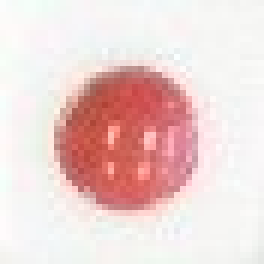
//> input picture arukuka/src/temp_1.png, 44 x 44 px (shown 6 times larger)
$ ./main temp_1.png   (built with g++ and OpenCV 4)
//> lines starting //> are read from the running program, lines starting //| are printed output that depends on the picture; after the words box and inside, x2 and y2 are one past the last pixel; in counts of white or black regions, pixels touching at a corner belong together
#include <opencv2/core/core.hpp>
#include <opencv2/imgproc/imgproc.hpp>
#include <opencv2/highgui/highgui.hpp>
#include <iostream>
#include <thread>
#include <vector>
#include <map>
#include <cmath>

#ifdef _WIN32
#ifdef _DEBUG
	#pragma comment(lib,"opencv_core242d.lib")
	#pragma comment(lib,"opencv_imgproc242d.lib")
	#pragma comment(lib,"opencv_highgui242d.lib")
#else
	#pragma comment(lib,"opencv_core242.lib")
	#pragma comment(lib,"opencv_imgproc242.lib")
	#pragma comment(lib,"opencv_highgui242.lib")
#endif
#endif

#define INF (1>>28)

cv::Mat src;
cv::Mat out;
cv::RNG rng(12345);
int n=-1;
void draw();
const int MAX_SIZE = 1000;

std::map<int, int> _map;

// [21 lines left out: function label, not called in this run]

//赤いエリアを抜き出す関数
void red_area(cv::Mat& dst,const cv::Mat& hsv)
{

  //HSVの要素分解
  cv::Mat channels[3],h_mask,h_mask_low,h_mask_high,c_mask;
  cv::split(hsv,channels);

  cv::threshold(channels[0],h_mask_low,10,255,cv::THRESH_BINARY); //色相が赤付近かどうか
  cv::threshold(channels[0],h_mask_high,170,255,cv::THRESH_BINARY); //色相が赤付近かどうか
  cv::threshold(channels[1],c_mask,50,255,cv::THRESH_BINARY); //彩度(信用性)が高いかどうか


  cv::bitwise_not(h_mask_low,h_mask_low);
  cv::bitwise_or(h_mask_low,h_mask_high,h_mask);

  //色相が赤付近で，彩度が高い部分(->dst)
  cv::bitwise_and(h_mask,c_mask,dst);

  //厳しめの判定をしたから膨張させる
  cv::dilate(dst,dst,cv::Mat());
//  label(dst, 0, 0);
  cv::bitwise_not(dst,dst);
  return;
}


//黒いエリアを抜き出す
void black_area(cv::Mat& dst,const cv::Mat& image)
{
  //RGBに分割
  cv::Mat channels[3],r,g,b;
  cv::split(image,channels);

  //(各要素で)黒くないとこ
  cv::threshold(channels[0],r,70,255,cv::THRESH_BINARY);
  cv::threshold(channels[1],g,70,255,cv::THRESH_BINARY);
  cv::threshold(channels[2],b,70,255,cv::THRESH_BINARY);

  //(各要素で)反転させて黒いとこ
  bitwise_not(r,r);
  bitwise_not(g,g);
  bitwise_not(b,b);

  //合体(->dst)
  cv::bitwise_and(r,g,dst);
  cv::bitwise_and(b,dst,dst);

  // [8 lines of commented-out code are left out]
  cv::dilate(dst,dst,cv::Mat());
}

//マウスクリック用関数(クリックする度に呼ばれます)
//cv::setMouseCallbackのドキュメントに注目
// [54 lines left out: function inactive_area_input, not called in this run]

inline int pick_out_data(const int arr, const int req){
	return (arr>>(req*8) & 0xff);
}

// 悟大様のコードパクリ
// [66 lines left out: function set_answer_area, not called in this run]

void draw(){
	cv::vector<std::vector<cv::Point> > contours;
	cv::vector<cv::Vec4i> hierarchy;

	cv::findContours( out, contours, hierarchy, CV_RETR_TREE, CV_CHAIN_APPROX_SIMPLE, cv::Point(0, 0) );

	// 表示に必要な変数の初期化をします。
	cv::vector<std::vector<cv::Point>> contours_poly( contours.size() );
	cv::vector<cv::Rect> boundRect( contours.size() );
	cv::vector<cv::Point2f>center( contours.size() );
	cv::vector<float>radius( contours.size() );
	for( uint i = 0; i < contours.size(); i++ ){
		// 輪郭線をより直線に近い形に近似します。いらない情報をカットする目的としても良いかもしれません。
		cv::approxPolyDP( cv::Mat(contours[i]), contours_poly[i], 3, true );
		// 近似された輪郭線を構成する点の傾いていない外接短形を求めます。
		boundRect[i] = cv::boundingRect( cv::Mat(contours_poly[i]) );
		// 近似された輪郭線を構成する点を囲む最小の円を求めます。
		cv::minEnclosingCircle( contours_poly[i], center[i], radius[i] );
	}

	int count = 0;
	_map.clear();
	/// 表示部分です。
	cv::Mat drawing = cv::Mat::zeros( out.size(), CV_8UC3 );
	for( uint i = 0; i< contours.size(); i++ ){
		cv::Scalar color = cv::Scalar( rng.uniform(0, 255), rng.uniform(0,255), rng.uniform(0,255) );
		cv::rectangle( drawing, boundRect[i].tl(), boundRect[i].br(), color, 2, 8, 0 );
		cv::circle( drawing, center[i], (int)radius[i], color, 2, CV_AA);
		++count;
		int S = (int)(radius[i]*radius[i]*M_PI);
		if(n==0){ S>>=2; }
		if(_map.find(S)!=_map.end()){
			_map[S] = _map[S]+1;
		}else{
			_map[S] = 1;
		}
	}
	cv::namedWindow( "Contours", CV_WINDOW_NORMAL );
	cv::imshow( "Contours", drawing );

	//CUI表示部分
	std::cout << "count = " << (n==0 ? count : (int)(count/3.5 + .5)) << std::endl;
}

void sharp(cv::Mat const& src, cv::Mat& dst, float k = 2.0f)
{
	float kernelData[] = {
		-k/9.0f, -k/9.0f, -k/9.0f,
		-k/9.0f, 1 + (8*k)/9.0f, -k/9.0f,
		-k/9.0f, -k/9.0f, -k/9.0f,
	};
	const cv::Mat kernel(3, 3, CV_32F, kernelData);
	cv::filter2D(src, dst, -1, kernel);
}

void _gamma(cv::Mat const& src, cv::Mat& dst, unsigned char const LUT[256], int const S[2], int const E[2])
{
	for(int y=S[1]; y<E[1]; ++y){
		for(int x=S[0]; x<E[0]; ++x){
			const cv::Vec3b p = src.at<cv::Vec3b>(y,x);
			dst.at<cv::Vec3b>(y,x) = cv::Vec3b(LUT[p[0]], LUT[p[1]], LUT[p[2]]);
		}
	}
}

void gamma(cv::Mat const& src, cv::Mat& dst, double gamma = 2.0)
{
	static bool f = true;
	static unsigned char LUT[256];

	if(f){
		f = false;
		//ガンマ補正テーブルの作成
		for (int i = 0; i < 256; i++){
			LUT[i] = (int)(pow((double)i / 255.0, 1.0 / gamma) * 255.0);
		}
	}

	int p[2][2][2][2];	// アドレスが変わらないように...
	std::vector<std::thread> th;
	for(int y=0; y<2; ++y){
		for(int x=0; x<2; ++x){
			int S[2] = {(src.cols/2)*x, (src.rows/2)*y};
			int E[2] = {(src.cols/2)*(x+1), (src.rows/2)*(y+1)};
			p[y][x][0][0] = S[0];  p[y][x][0][1] = S[1];
			p[y][x][1][0] = E[0];  p[y][x][1][1] = E[1];
			th.push_back(std::thread(std::bind(_gamma, src, std::ref(dst), LUT, p[y][x][0], p[y][x][1])));
		}
	}
	for(auto& i : th) i.join();
}

void normalise(cv::Mat const& src, cv::Mat& dst)
{
	double max = 0., min = 0.;
	cv::minMaxLoc(src, &min, &max);
	cv::convertScaleAbs(src, dst, 255.0/(max-min), (255.0/(max-min))*(-min));
}

void pre_pros_red(cv::Mat const& src, cv::Mat &dst, cv::Mat &red){
	cv::medianBlur(src, dst, 13);
	normalise(dst, dst);

	cv::Mat hsv;
	cv::cvtColor(dst, hsv, CV_BGR2HSV);
	red_area(red,hsv);
}
void pre_pros_black(cv::Mat const& src, cv::Mat &dst, cv::Mat &black){
	normalise(src, dst);
	sharp(dst, dst, 6.4f);
	cv::erode(dst, dst, cv::Mat());
	cv::dilate(dst, dst, cv::Mat());
	cv::medianBlur(dst, dst, 3);

	black_area(black,dst);
}

int main(int argc, char** argv)
{
	if(argc>1){
		time_t start, stop;
		std::time(&start);
		int ans[3] = {0};
		for(int num=1; num<argc; ++num){
			// 画像の読み込み
			src = cv::imread(argv[num], 1);
//> src is the input picture: 44 rows x 44 cols, CV_8UC3; mean B, G, R 210.7, 212.7, 236.8
			cv::resize(src, src, cv::Size(1200, 900));
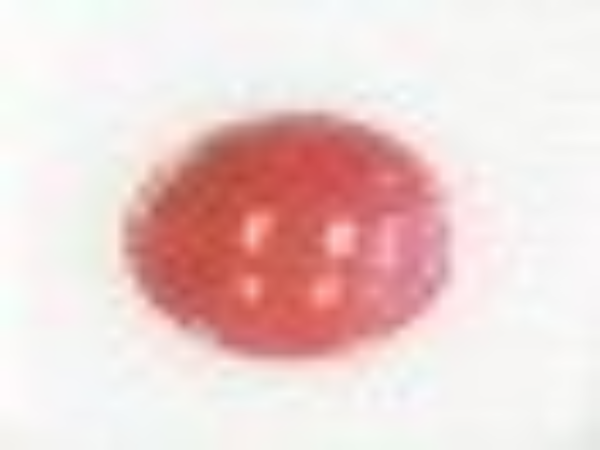
//> src: 900 rows x 1200 cols, CV_8UC3 (shown at 1/2 size); mean B, G, R 210.6, 212.5, 236.7
			gamma(src, src);			// 共通前処理
//> after the loop in gamma, `for(int y=0; y<2; ++y)`:
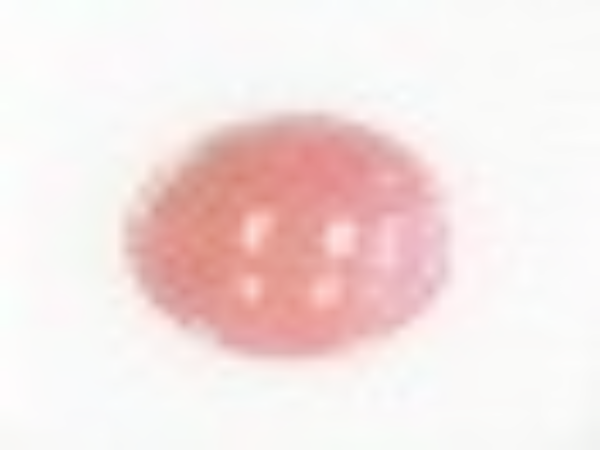
//> src: 900 rows x 1200 cols, CV_8UC3 (shown at 1/2 size); mean B, G, R 228.2, 229.5, 244.8
//> after the loop in gamma, `for(int y=0; y<2; ++y)`: th = 4 items
//> the loop in gamma, `for(auto& i : th) i.join();` made 4 passes


			// ウィンドウ表示部分の初期化です。
			std::string source_window = "Source";
			cv::namedWindow( source_window, CV_WINDOW_NORMAL );
			std::string result_window = "Result";	// 表示したりは消したりするので

			// GUI部分です。
			std::pair<cv::Mat*,cv::Mat*> senddata = std::pair<cv::Mat*,cv::Mat*>(&src,&out); //setMouseCallbackで渡されるデータ
			cv::setMouseCallback(source_window, &inactive_area_input, &senddata); //マウスクリック動作設定
			// Result については表示したときに逐一設定します。


			// 赤と黒を取り出す
			cv::Mat dst[2];
			cv::Mat red,black;
			std::thread th_red(std::bind(pre_pros_red, src, std::ref(dst[0]), std::ref(red)));
			std::thread th_black(std::bind(pre_pros_black, src, std::ref(dst[1]), std::ref(black)));

			th_red.join();
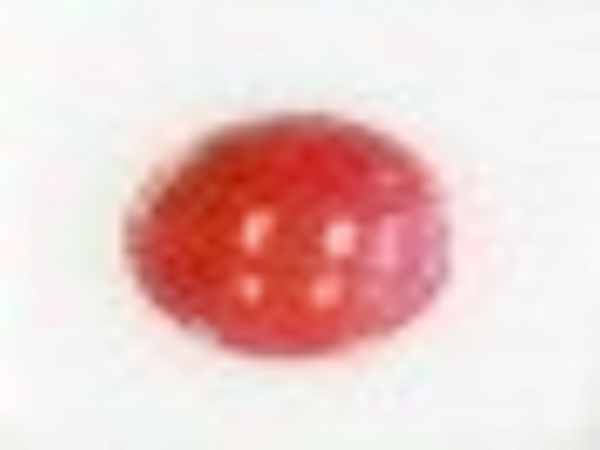
//> dst[0]: 900 rows x 1200 cols, CV_8UC3 (shown at 1/2 size); mean B, G, R 204.5, 207, 235.9
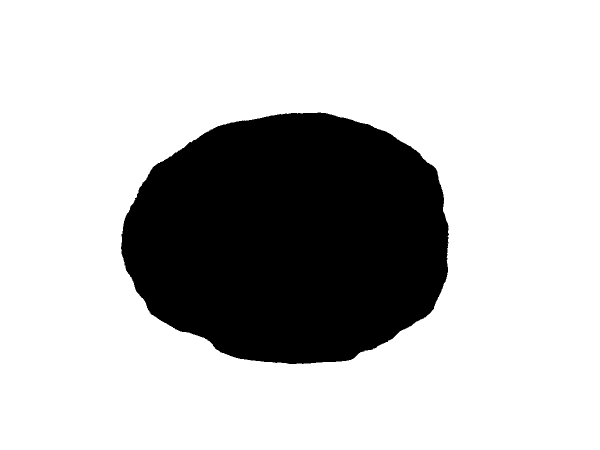
//> red: 900 rows x 1200 cols, CV_8UC1 (shown at 1/2 size); 75.8% white; 1 black region, box (x1, y1, x2, y2) and area: (242, 225, 898, 728) 261029
//> black: 900 rows x 1200 cols, CV_8UC1; every value is 0
			th_black.join();
			cv::Mat img[2] = {red.clone(), black.clone()};

			for(int i=0; i<2; ++i){
				out = img[i].clone();
				cv::imshow( source_window, dst[i] );
				n=i; draw();
				for(char inputkey = 0; inputkey != 'q';inputkey = cv::waitKey(0)); //qが入力されるまで待機
				//_map -> ans 写
				std::map<int,int>::iterator it = _map.begin();
				cv::Mat drawing = cv::Mat::zeros( cv::Size(1000,300), CV_8UC3 );
				while(it!=_map.end()){
					cv::Scalar color = cv::Scalar( rng.uniform(0, 255), rng.uniform(0,255), rng.uniform(0,255) );
					int S = (*it).first;
					int V = (*it).second;
					if(n==1){ V = (int)((V / 3.5) + .5); }
					if(1000<=S)break;
					if(V>0){
						cv::line(drawing, cv::Point(S,0), cv::Point(S,V*15<drawing.rows ? V*15 : drawing.rows-1), color);
						std::cout << S << ":" << V << std::endl;
					}
					++it;
				}
				cv::namedWindow( result_window, CV_WINDOW_AUTOSIZE );
				cv::imshow(result_window, drawing);
				int count[3] = {0}, target = 0;
				int _count = 0;
				std::pair<int *,int *> req = std::pair<int *,int *>(&_count, &target);
				cv::setMouseCallback(result_window, &set_answer_area, &req);
				std::cout << "set answer area" << std::endl;
				for(char inputkey = 0; inputkey != 'q';inputkey = cv::waitKey(0)); //qが入力されるまで待機
				cv::destroyWindow(result_window);

				for(int j=0; j<3; ++j){
					count[j] = pick_out_data(_count, j);
				}
				std::cout << "Result..." << count[0] << ", " << count[1] << ", " << count[2] << std::endl;

				for(int j=0; j<3; ++j){
					ans[j] += count[j];
				}
			}
		}
		for(int i=0; i<3; ++i){
			ans[i] = (int)(ans[i]/((double)(argc-1)) + .5);
		}
		std::cout << std::endl;
		std::cout << "Answer..." << ans[0] << ", " << ans[1] << ", " << ans[2] << std::endl;
		std::time(&stop);
		std::cout << "Time..." << std::difftime(stop, start) << std::endl;

		double g=INF;
		std::cin >> g;
		int _small = (int)(g/0.274 + 0.5);
		_small -= ans[1] + ans[2];
		ans[0] = std::min(ans[0], _small);	// ノイズ混入が考えられるのでminで

		std::cout << "Answer..." << ans[0] << ", " << ans[1] << ", " << ans[2] << std::endl;
	}

	return 0;
}
